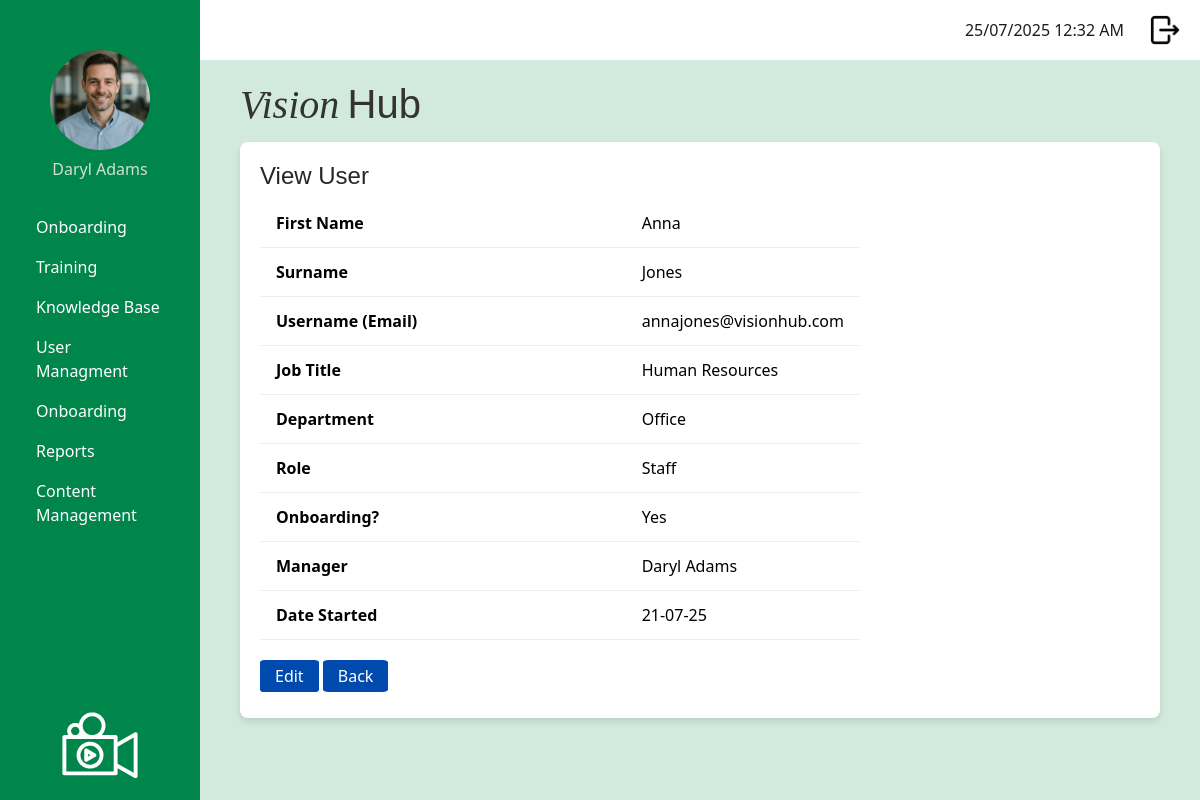
The app's page /admin/view_user/5 (signed in), older data.
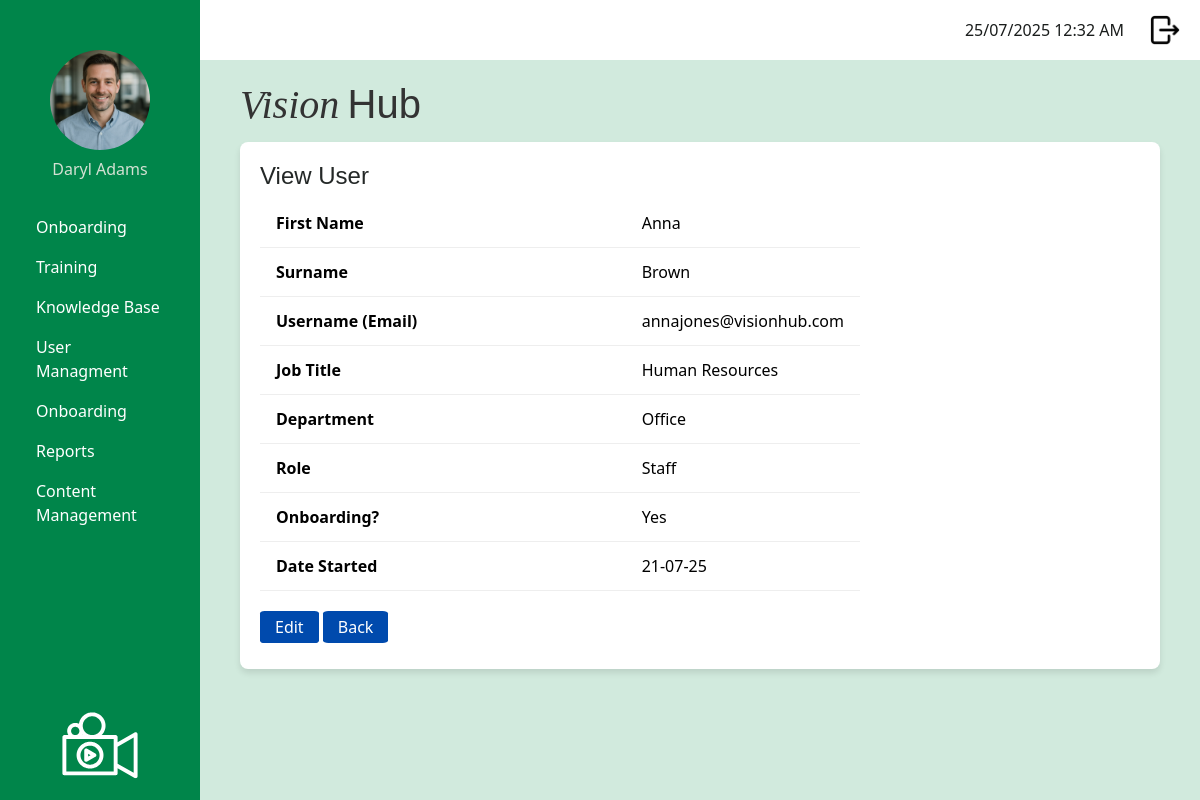
The same page, newer data.
### app/models.py (models this page shows, shortened)
class User(UserMixin, db.Model):
    __tablename__ = 'user'
    id: so.Mapped[int] = so.mapped_column(primary_key=True)
    username: so.Mapped[str] = so.mapped_column(sa.String(120), index=True, unique=True)
    first_name: so.Mapped[str] = so.mapped_column(sa.String(50), index=True)
    surname: so.Mapped[str] = so.mapped_column(sa.String(50), index=True)
    job_title: so.Mapped[str] = so.mapped_column(sa.String(50), index=True)
    password_hash: so.Mapped[str] = so.mapped_column(sa.String(256))
    is_onboarding: so.Mapped[bool] = so.mapped_column(default=False) # Default: Not onboarding
    dateStarted: so.Mapped[datetime] = so.mapped_column(index=True, default=lambda: datetime.now(timezone.utc))
    google_email: so.Mapped[Optional[str]] = so.mapped_column(sa.String(120), unique=True, nullable=True)
    profile_photo: so.Mapped[Optional[str]] = so.mapped_column(sa.String(120), nullable=True, default='profileDefault.png')
    manager_id: so.Mapped[Optional[int]] = so.mapped_column(sa.ForeignKey('user.id'), nullable=True)
    manager: so.Mapped[Optional['User']] = so.relationship('User', remote_side=[id], back_populates='manages')
    manages: so.Mapped[List['User']] = so.relationship('User', back_populates='manager')
    role_id: so.Mapped[int] = so.mapped_column(sa.ForeignKey('role.id'))
    role: so.Mapped['Role'] = so.relationship('Role', back_populates='users')
    department_id: so.Mapped[int] = so.mapped_column(sa.ForeignKey('department.id'))
    department: so.Mapped['Department'] = so.relationship('Department', back_populates='users')
    module_progress: so.Mapped[List['UserModuleProgress']] = so.relationship('UserModuleProgress', back_populates='user')
    onboarding_path_id: so.Mapped[int] = so.mapped_column(sa.ForeignKey('onboarding_path.id'), nullable=True)
    onboarding_path: so.Mapped['OnboardingPath'] = so.relationship('OnboardingPath')

class Department(db.Model):
    __tablename__ = 'department'
    id: so.Mapped[int] = so.mapped_column(primary_key=True)
    department_name: so.Mapped[str] = so.mapped_column(sa.String(20), index=True, unique=True)
    users: so.Mapped[List['User']] = so.relationship('User', back_populates='department')

class Role(db.Model):
    __tablename__ = 'role'
    id: so.Mapped[int] = so.mapped_column(primary_key=True)
    role_name: so.Mapped[str] = so.mapped_column(sa.String(20), index=True, unique=True)
    users: so.Mapped[list['User']] = so.relationship('User', back_populates='role')

### app/admin/routes.py (the view)
@app.route('/admin/view_user/<int:user_id>', methods=['GET'])
@login_required
def view_user(user_id):
    if current_user.role.role_name != "admin":
        return redirect(url_for('logout'))
    user = User.query.get_or_404(user_id)
    return render_template('admin/viewUser.html', title='View User', user=user)

### app/models.py (called while the page is built)
@login.user_loader
def load_user(id):
    return db.session.get(User, int(id))

### app/templates/admin/viewUser.html
{% extends "base.html" %}
{% block content %}
<html>
    <body>
        <h1 class="page-title">View User</h1>
        <div>
            <table class="user-table" style="max-width:600px; margin-bottom:1.5rem;">
                <tr><th>First Name</th>   <td>{{ user.first_name|title }}</td></tr>
                <tr><th>Surname</th>      <td>{{ user.surname|title }}</td></tr>
                <tr><th>Username (Email)</th> <td>{{ user.username }}</td></tr>
                <tr><th>Job Title</th>    <td>{{ user.job_title|title }}</td></tr>
                <tr><th>Department</th>   <td>{{ user.department.department_name|title }}</td></tr>
                <tr><th>Role</th>         <td>{{ user.role.role_name|title }}</td></tr>
                <tr><th>Onboarding?</th>  <td>{{ 'Yes' if user.is_onboarding else 'No' }}</td></tr>
                {% if user.manager %}
                <tr><th>Manager</th>      <td>{{ user.manager.first_name|title }} {{ user.manager.surname|title }}</td></tr>
                {% endif %}
                <tr><th>Date Started</th> <td>{{ user.dateStarted.strftime('%d-%m-%y') }}</td></tr>
            </table>
            <div class="button-container-form">
                <a class="dark-blue-button" href="{{ url_for('edit_user', user_id=user.id) }}">Edit</a>
                <a class="dark-blue-button" href="{{ url_for('manage_users') }}">Back</a>
            </div>
        </div>
    </body>
</html>
{% endblock %}

### app/templates/base.html (shortened to what this page needs)
<!doctype html>
<html>
    <head>
            <link
            href="{{ url_for('static', filename='css/bootstrap.min.css') }}"
            rel="stylesheet"/>
            <link href="{{ url_for('static', filename='css/stylesheet.css') }}" rel="stylesheet"/>
        </head>
    <body>
         <div class="sidebar">
            <div class="profile-container">
                <form id="photoForm"
                    action="{{ url_for('update_profile_photo') }}"
                    method="POST"
                    enctype="multipart/form-data"
                    style="display:inline;">
                <img src="{{ url_for('static',
                                    filename='images/profilePhoto/'
                                        ~ (current_user.profile_photo or 'profileDefault.png')) }}"
                    id="profilePicture"
                    class="profilePicture"
                    alt="Click to change photo"
                    style="cursor:pointer; width:100px; height:100px;
                            object-fit:cover; border-radius:50%;">
                </form>
                <h5 class="profile-photo-text">{{ current_user.first_name|title }} {{ current_user.surname|title }}</h5>
            </div>
            <nav class="nav flex-column sideNavLink-container">
                {% if current_user.role.role_name == 'admin' %}
                    <a class="nav-link" href="#">Onboarding</a>
                    <a class="nav-link" href="{{ url_for('manage_training_modules') }}">Training</a>
                    <a class="nav-link" href="#">Knowledge Base</a>
                    <a class="nav-link" href="{{ url_for('manage_users') }}">User Managment</a>
                    <a class="nav-link" href="#">Onboarding</a>
                    <a class="nav-link" href="#">Reports</a>
                    <a class="nav-link" href="#">Content Management</a>
                    {% elif current_user.role.role_name == 'manager' %}
                    <a class="nav-link" href="#">Onboarding</a>
                    <a class="nav-link" href="#">Training</a>
                    <a class="nav-link" href="#">Reports</a>
                    {% elif current_user.role.role_name == 'staff' %}
                    <a class="nav-link" href="#">Onboarding</a>
                    <a class="nav-link" href="{{ url_for('training_dashboard') }}">Training</a>
                {% endif %}
            </nav>
            <img src="{{ url_for('static', filename='images/logoImageWhite.svg') }}" class="sidebarLogo">
        </div>
         <div class="top-bar">
            <div class="d-flex align-items-center">
                <span class="me-3" id="clock"></span>
                <a href="{{ url_for('logout') }}" class="logout-link">
                    <img src="{{ url_for('static', filename='images/logout.png') }}" class="logout-image">
                </a>
            </div>
        </div>
        <div class="logo-name-container">
            <h2 class="logo-text">
                <span class="logo-vision">Vision</span>
                <span class="logo-hub">Hub</span>
            </h2>
        </div>
        <div class="content">
            {% block content %}
            {% endblock %}
        </div>
    </body>
</html>

### app/static/css/stylesheet.css (style rules this page uses)
body { color: #000000; background-color: #d1eadd ; }
.logo-name-container { display: flex; align-items: baseline; margin-left: 240px; margin-top: 20px; margin-bottom: 5px; gap: 2rem; color: #333; }
.logo-vision { font-family: 'Playfair Display', serif; font-weight: 450; font-style: italic; font-size: 2.5rem; }
.logo-hub { font-family: 'Montserrat', sans-serif; font-weight: 200; font-size: 2.5rem; margin-left: 0; }
.sidebar { background-color: #00854a; color: white; font-size: 1rem; font-weight: 400; height: 100vh; position: fixed; width: 200px; padding: 20px; display: flex; flex-direction: column; justify-content: space-between; text-align: left }
.profile-photo-text { font-size: 1rem; font-weight: 200; color: rgb(211, 225, 211); text-align: center; }
.sidebarLogo { max-width: 100%; width: 120px; height: auto; display: block; margin: 0 auto; margin-top: auto; }
.profilePicture { display: block; margin: 30px auto 10px auto; border-radius: 50%; width: 80px; height: 80px; object-fit: cover; }
.sideNavLink-container { margin-top: 20px; }
.nav-link { border-radius: 0.5rem; color: white; }
.top-bar { background-color: white; height: 60px; padding: 10px 20px; margin-left: 200px; display: flex; justify-content: flex-end; align-items: center; }
.logout-image { width: 30px; height: 30px; object-fit: cover; margin-left: 10px; }
#clock { color: #1a1d1c; margin-right: 20px; }
.dark-blue-button { background-color: #004AAD; color: white; padding: 5px 15px; border-radius: 8%; text-decoration: none; margin: auto; font-size: 1rem; line-height: 1.2; border: none; box-shadow: none; }
.button-container-form { display: inline-block; margin-bottom: 10px; margin-top: 0px; }
.content { background-color: white; border-radius: 8px; margin-left: 240px; padding: 20px; box-shadow: 0 4px 6px rgba(0, 0, 0, 0.1); max-width: calc(100% - 240px - 40px); }
.page-title { font-family: 'Montserrat', sans-serif; font-size: 1.5rem; font-weight: 200; color: #242827; }
.user-table { width: 100%; border-collapse: separate; border-spacing: 0; }
.user-table th, .user-table td { padding: 0.75rem 1rem; text-align: left; vertical-align: middle; border-bottom: 1px solid #eee; }
.user-table th:last-child, .user-table td:last-child { white-space: nowrap; width: 1%; }

Row changes from the older to the newer data that the page shows:
shown differently, row unchanged: User "Daryl": manager.first_name "Daryl" → (not shown); manager.surname "Adams" → (not shown)
changed User "Anna": surname "Jones" → "Brown"
Text that changed along with them:
text no longer shown: "Manager"
